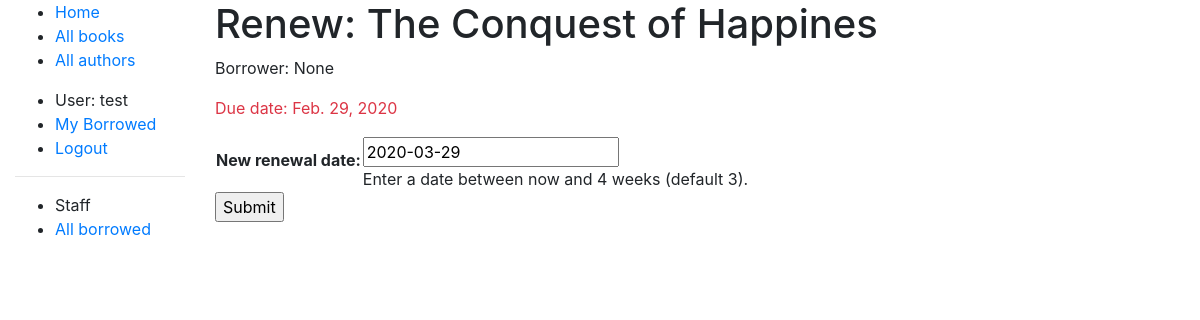
Page /catalog/book/87ed60d6-16c5-4143-993b-cdf4bc8afda0/renew (signed in) on the committed database.
### catalog/models.py (models this page shows, shortened)
class BookInstance(models.Model):
    id = models.UUIDField(
        primary_key=True,
        default=uuid.uuid4,
        help_text='Unique ID for this particular book across whole library'
    )
    book = models.ForeignKey('Book', on_delete=models.SET_NULL, null=True)
    imprint = models.CharField(max_length=200)
    due_back = models.DateField(null=True, blank=True)
    LOAN_STATUS = (
        ('m', 'Maintenance'),
        ('o', 'On loan'),
        ('a', 'Available'),
        ('r', 'Reversed')
    )
    status = models.CharField(
        max_length=1,
        choices=LOAN_STATUS,
        blank=True,
        default='m',
        help_text='Book availability',
    )
    borrower = models.ForeignKey(
        User, on_delete=models.SET_NULL, null=True, blank=True
    )
    class Meta:
        ordering = ['due_back']
        permissions = (("can_mark_returned", "Set book as returned"),)
    @property
    def is_overdue(self):
        if self.due_back and date.today() > self.due_back:
            return True
        return False

class Book(models.Model):
    title = models.CharField(max_length=200)
    author = models.ForeignKey('Author', on_delete=models.SET_NULL, null=True)
    summary = models.TextField(max_length=1000, help_text='Enter e brief description of the book')
    isbn = models.CharField(
        'ISBN',
        max_length=13,
        help_text='13 Character <a href="https://www.isbn-international.org/content/what-isbn">ISBN number</a>'
    )
    genre = models.ManyToManyField(Genre, help_text='Select a genre for this book.')
    language = models.ForeignKey('Language', on_delete=models.SET_NULL, null=True)
    def display_genre(self):
        """
        Create a string for Genre. This is required to display genre in Admin.
        """
        return ', '.join(genre.name for genre in self.genre.all())
    display_genre.short_description = 'Genre'

### catalog/views.py (the view)
# urls.py: path('book/<uuid:pk>/renew', views.renew_book_librarian, name='renew-book-librarian'),
@permission_required('catalog.can_mark_returned')
def renew_book_librarian(request, pk):
    book_instance = get_object_or_404(BookInstance, pk=pk)
    if request.method == 'POST':
        form = RenewBookModelForm(request.POST)
        if form.is_valid():
            book_instance.due_back = form.cleaned_data['due_back']
            book_instance.save()
            return HttpResponseRedirect(reverse('all-borrowed'))
    else:
        proposed_renewal_date = datetime.date.today() + datetime.timedelta(weeks=3)
        form = RenewBookModelForm(initial={'due_back': proposed_renewal_date})
    context = {
        'form': form,
        'book_instance': book_instance,
    }
    return render(request, 'catalog/book_renew_librarian.html', context)

### catalog/forms.py (shortened to what this page needs)
class RenewBookModelForm(forms.ModelForm):
    class Meta:
        model = BookInstance
        fields = ['due_back']
        labels = {'due_back': _('New renewal date')}
        help_texts = {'due_back': _('Enter a date between now and 4 weeks (default 3).')}

### catalog/templates/catalog/book_renew_librarian.html (shortened to what this page needs)
{% extends "base_generic.html" %}
{% block content %}
    <h1>Renew: {{book_instance.book.title}}</h1>
    <p>Borrower: {{book_instance.borrower}}</p>
    <p {% if book_instance.is_overdue %} class="text-danger" {% endif %}>
        Due date: {{ book_instance.due_back }}
    </p>
    <form action="" method="post">
        <table>
            {{form.as_table}}
        </table>
        <input type="submit" value="Submit">
    </form>
{% endblock %}

### catalog/templates/base_generic.html (shortened to what this page needs)
<!DOCTYPE html>
<html lang="en">
<head>
    <link rel="stylesheet"
          href="https://stackpath.bootstrapcdn.com/bootstrap/4.1.3/css/bootstrap.min.css"
>
    {% load static %}
    <link rel="stylesheet" href="{% static 'css/style.css' %}">
</head>
<body>
<div class="container-fluid">
    <div class="row">
        <div class="col-sm-2">
            {% block sidebar %}
            <ul class="sidebar-nav">
                <li><a href="{% url 'index' %}">Home</a></li>
                <li><a href="{% url 'books' %}">All books</a></li>
                <li><a href="{% url 'authors' %}">All authors</a></li>
            </ul>
            <ul class="sidebar-nav">
                {% if user.is_authenticated %}
                <li>User: {{user.get_username}}</li>
                <li>
                    <a href="{% url 'my-borrowed' %}"> My Borrowed</a>
                </li>
                <li>
                    <a href="{% url 'logout' %}?next={{request.path}}">
                        Logout
                    </a>
                </li>
                {% else %}
                <li>
                    <a href="{% url 'login' %}?next={{request.path}}">
                        Login
                    </a>
                </li>
                {% endif %}
            </ul>
            {% if user.is_staff %}
            <hr/>
            <ul class="sidebar-nav">
                <li>Staff</li>
                {% if perms.catalog.can_mark_returned %}
                <li>
                    <a href="{% url 'all-borrowed' %}">All borrowed</a>
                </li>
                {% endif %}
            </ul>
            {% endif %}
            {% endblock %}
        </div>
        <div class="col-sm-10">
            {% block content %}
            {% endblock %}
        </div>
    </div>
</div>
</body>
</html>

### rows in the picture
BookInstance: book "The Conquest of Happines", borrower "None", due_back "Feb. 29, 2020"

### other values in the picture
{{ user.get_username }} "test"
